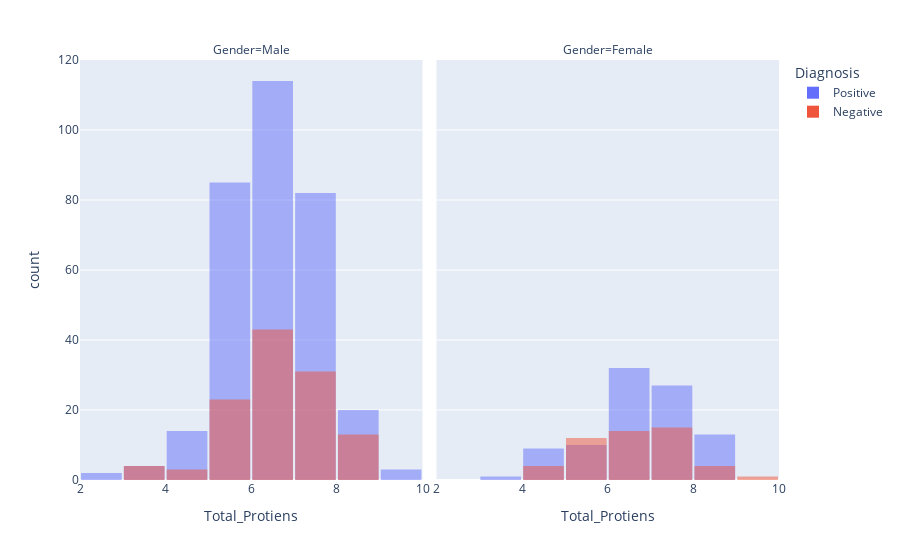

The notebook cell this image was saved under:
### Markdown cell above
Total protein comprises albumin and globulin, both of which are synthesized in the liver, and abnormalities in their levels can indicate liver dysfunction. So let's plot it

### Code cell
# Define number of bins for histogram
num_bins = 10

# Create a facet grid with Plotly Express
fig = px.histogram(df, x='Total_Protiens', color='diagnosis', facet_col='Gender', 
                   barmode='overlay',
                   nbins=num_bins, category_orders={"Gender": ["Male", "Female"]})

# Update layout
fig.update_layout(bargap=0., bargroupgap=0.05, legend=dict(title='Diagnosis'))

# Show the plot
fig.show()

### Figure 1 — Plotly figure (JSON) as saved in the notebook; plotly's stock layout.template omitted (floating-point values rounded to 4 significant figures; data arrays with more than 128 entries replaced by an {"elided": "..."} marker saying what was removed)
{"data": [{"alignmentgroup": "True", "bingroup": "x", "hovertemplate": "diagnosis=Positive<br>Gender=Male<br>Total_Protiens=%{x}<br>count=%{y}<extra></extra>", "legendgroup": "Positive", "marker": {"color": "#636efa", "opacity": 0.5, "pattern": {"shape": ""}}, "name": "Positive", "nbinsx": 10, "offsetgroup": "Positive", "orientation": "v", "showlegend": true, "type": "histogram", "x": {"elided": "324 float values"}, "xaxis": "x", "yaxis": "y"}, {"alignmentgroup": "True", "bingroup": "x", "hovertemplate": "diagnosis=Positive<br>Gender=Female<br>Total_Protiens=%{x}<br>count=%{y}<extra></extra>", "legendgroup": "Positive", "marker": {"color": "#636efa", "opacity": 0.5, "pattern": {"shape": ""}}, "name": "Positive", "nbinsx": 10, "offsetgroup": "Positive", "orientation": "v", "showlegend": false, "type": "histogram", "x": [6.8, 7, 6.7, 8.1, 6.8, 6.8, 4.3, 6, 5.7, 6.6, 6, 5.5, 4.4, 4.4, 4.6, 4.7, 4.7, 6.3, 8, 6.4, 7.1, 5.6, 5.5, 6, 5.6, 6.6, 5.7, 6.1, 6.1, 6.6, 7.5, 6.4, 7.7, 8, 8.2, 8.5, 7, 7.4, 8.3, 8.6, 7.5, 8.6, 7.9, 7.9, 6.7, 6.8, 6.9, 8.2, 8, 7.2, 5.8, 5.2, 7.4, 8.9, 6.6, 8.2, 7.2, 7.5, 7.2, 7, 7.8, 7.3, 6.7, 5.9, 8.1, 7.6, 6.7, 6.4, 7, 4.8, 6.2, 7, 4.1, 4.6, 6.2, 7.7, 6, 6.2, 6.8, 5.5, 6.8, 6.2, 6.7, 6.7, 7.9, 7.9, 3.6, 7.6, 7, 7.1, 7.8, 6.9], "xaxis": "x2", "yaxis": "y2"}, {"alignmentgroup": "True", "bingroup": "x", "hovertemplate": "diagnosis=Negative<br>Gender=Male<br>Total_Protiens=%{x}<br>count=%{y}<extra></extra>", "legendgroup": "Negative", "marker": {"color": "#EF553B", "opacity": 0.5, "pattern": {"shape": ""}}, "name": "Negative", "nbinsx": 10, "offsetgroup": "Negative", "orientation": "v", "showlegend": true, "type": "histogram", "x": [7.4, 7, 5.5, 7.3, 6, 3.9, 5.2, 4.9, 6.1, 6.5, 8, 5.5, 6.3, 6.2, 5.4, 7.2, 3.7, 5.3, 5.1, 5.1, 6, 6, 5.9, 6.1, 5.7, 5.6, 5.9, 6.9, 3.9, 6.2, 5.4, 6.9, 6.5, 3.8, 6, 6, 5.7, 6.1, 6.4, 6.4, 5.5, 5, 6.2, 4.8, 7.1, 6.7, 7.9, 8, 7, 6.4, 7.4, 8, 6.5, 8.2, 6.4, 7.4, 6, 8, 7.8, 7.7, 8.2, 8.4, 8.5, 6.7, 7.1, 8.1, 6.7, 6.7, 7.6, 6, 7.3, 7, 8.2, 8, 6.2, 6.8, 5.3, 7.2, 6.1, 7.2, 7.3, 7.5, 6.3, 6.3, 6.7, 4.6, 5.2, 7.1, 7.1, 6.5, 5.6, 6.3, 7.3, 7, 7.4, 6.9, 5.8, 6.8, 6, 7.9, 7.9, 7.8, 7, 5.9, 6.8, 5.2, 6.1, 5.8, 6.8, 8.2, 8, 7, 6.6, 7.3, 6.2, 5.9, 7.3], "xaxis": "x", "yaxis": "y"}, {"alignmentgroup": "True", "bingroup": "x", "hovertemplate": "diagnosis=Negative<br>Gender=Female<br>Total_Protiens=%{x}<br>count=%{y}<extra></extra>", "legendgroup": "Negative", "marker": {"color": "#EF553B", "opacity": 0.5, "pattern": {"shape": ""}}, "name": "Negative", "nbinsx": 10, "offsetgroup": "Negative", "orientation": "v", "showlegend": false, "type": "histogram", "x": [6, 5.6, 5.6, 7.2, 7, 5.5, 5.2, 6.1, 5.5, 5.8, 6.5, 5.2, 6.1, 5.3, 7.3, 5.2, 7.1, 6.9, 7.4, 7.9, 7.9, 8.3, 5.9, 6.6, 8.4, 6.8, 8.5, 7.6, 7, 6.1, 4.9, 6.4, 6.9, 6.9, 6.7, 7.6, 7.5, 7.1, 4.5, 5.1, 4.9, 6.8, 6.6, 9.2, 8, 7, 7.2, 4.5, 5.9, 7.8], "xaxis": "x2", "yaxis": "y2"}], "layout": {"annotations": [{"font": {}, "showarrow": false, "text": "Gender=Male", "x": 0.245, "xanchor": "center", "xref": "paper", "y": 1, "yanchor": "bottom", "yref": "paper"}, {"font": {}, "showarrow": false, "text": "Gender=Female", "x": 0.755, "xanchor": "center", "xref": "paper", "y": 1, "yanchor": "bottom", "yref": "paper"}], "bargap": 0, "bargroupgap": 0.05, "barmode": "overlay", "legend": {"title": {"text": "Diagnosis"}, "tracegroupgap": 0}, "margin": {"t": 60}, "xaxis": {"anchor": "y", "domain": [0, 0.49], "title": {"text": "Total_Protiens"}}, "xaxis2": {"anchor": "y2", "domain": [0.51, 1], "matches": "x", "title": {"text": "Total_Protiens"}}, "yaxis": {"anchor": "x", "domain": [0, 1], "title": {"text": "count"}}, "yaxis2": {"anchor": "x2", "domain": [0, 1], "matches": "y", "showticklabels": false}}}
